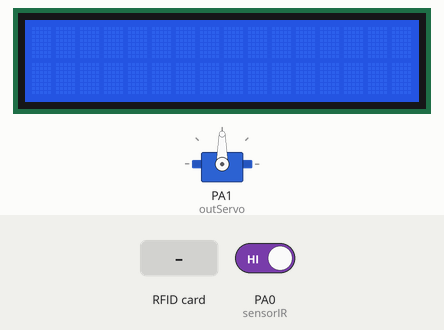
Bench run of a sketch on a simulated STM32 Blue Pill. On the bench: 16×2 character LCD, servo. The inputs (shaded band) are chosen by the test bench; at power-on: PA0 (sensorIR) HIGH. What the sketch prints to the serial monitor is not drawn.

Above: at 1.3 s.
1.4 s: RFID card 5E 7A 19 C4 held to the reader
At 1.6 s:
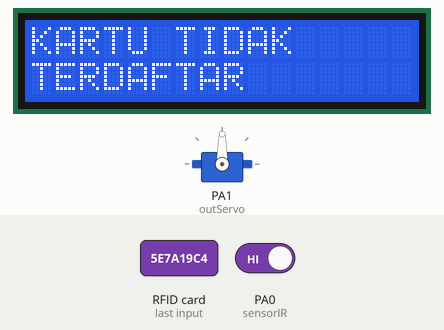
At 3.0 s:
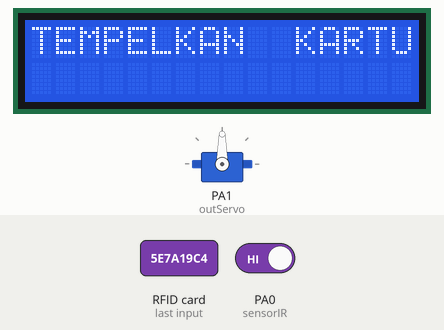
Timing chart, 0 to 4.5 s (numbered marks = the images above; inputs shaded):
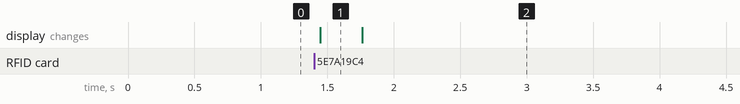

Measured:
- after the input at 1.4 s, the display: changes after 0.05 s (image 1)

The sketch:

12.STM32_PALANGPINTU.ino
```cpp
//INISIALISASI
#include <SPI.h>
#include <MFRC522.h>
#include <LiquidCrystal_I2C.h>
#include <Servo.h>

String uidString;

int sensorIR = PA0;
int outServo = PA1;
int kunci = 0;
#define SS_PIN PB1
#define RST_PIN PB0
MFRC522 mfrc522(SS_PIN, RST_PIN);
LiquidCrystal_I2C lcd(0x27, 16, 2);
Servo myservo;

void setup() {
Serial.begin(9600);
lcd.begin();
pinMode(sensorIR, INPUT);
SPI.begin();
mfrc522.PCD_Init();
myservo.attach(outServo);

}

void loop() {
  //LOGIKA
  int bacaIR = digitalRead(sensorIR);

  if(mfrc522.PICC_IsNewCardPresent()&& kunci==0){
    readRFID();
    Serial.print("Tag UID = ");
    Serial.println(uidString);

    if(uidString=="8A-B0-C1-15"){
    myservo.write(90);
    lcd.clear();
    lcd.setCursor(0,0);lcd.print("BERHASIL");
    delay(700);
    lcd.clear();
    lcd.setCursor(0,0);lcd.print("  HATI - HATI");
    lcd.setCursor(0,1);lcd.print("    DIJALAN  ");
    Serial.print("BERHASIL");
    Serial.println();
    kunci=1;
    }
    else if(uidString!="8A-B0-C1-15"){
    lcd.clear();
    lcd.setCursor(0,0);lcd.print("KARTU TIDAK");
    lcd.setCursor(0,1);lcd.print("TERDAFTAR");
    delay(300);
    lcd.clear();
    lcd.setCursor(0,0);lcd.print("TEMPELKAN  KARTU");
    Serial.print("Kartu Tidak Terdaftar");
    Serial.println();
    }

  }
  if(bacaIR==0 && kunci==1){
    myservo.write(0);
    delay(700);
    lcd.clear();
    lcd.setCursor(0,0);lcd.print("SELAMAT DATANG");
    lcd.setCursor(0,1);lcd.print("TEMPELKAN  KARTU");
    Serial.print("Palang Ditutup");
    Serial.println();
    Serial.print("Selamat Datang");
    Serial.println();
    kunci=0;
  }
}

void readRFID(){
  mfrc522.PICC_ReadCardSerial();
  // Sound the Buzzer when a card read
  //pembatas sesuai keinginan + "-" +
  uidString = String(mfrc522.uid.uidByte[0],HEX) + "-" +
              String(mfrc522.uid.uidByte[1],HEX) + "-" +
              String(mfrc522.uid.uidByte[2],HEX) + "-" +
              String(mfrc522.uid.uidByte[3],HEX);
  uidString.toUpperCase();
}
```
